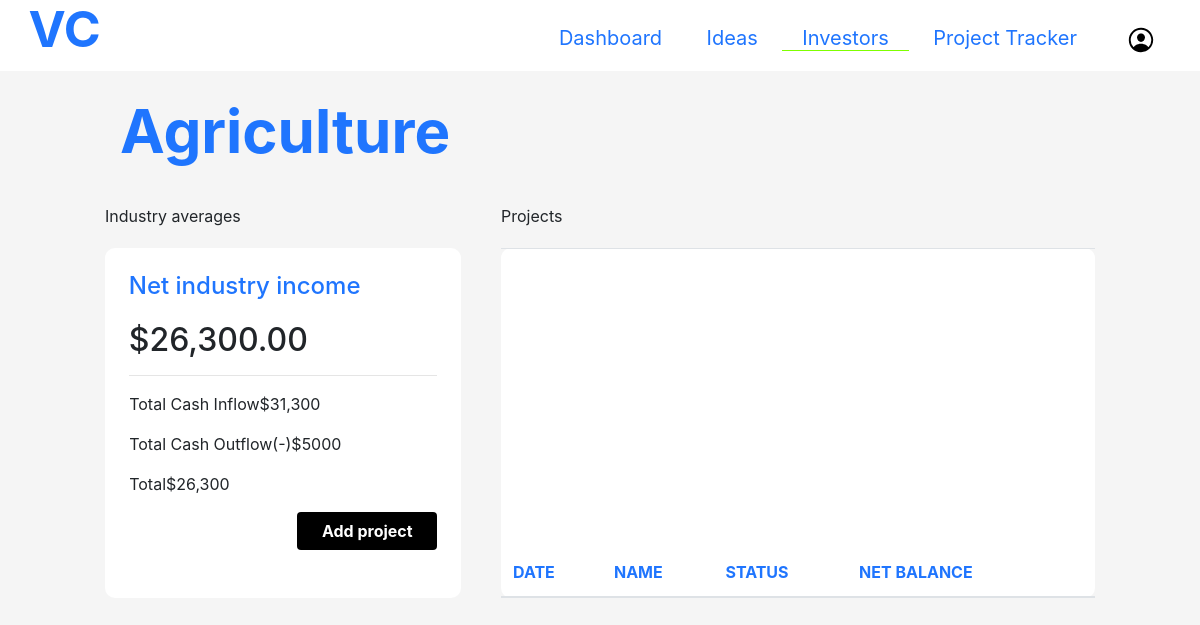
The app's page /agriculture.php, older data.
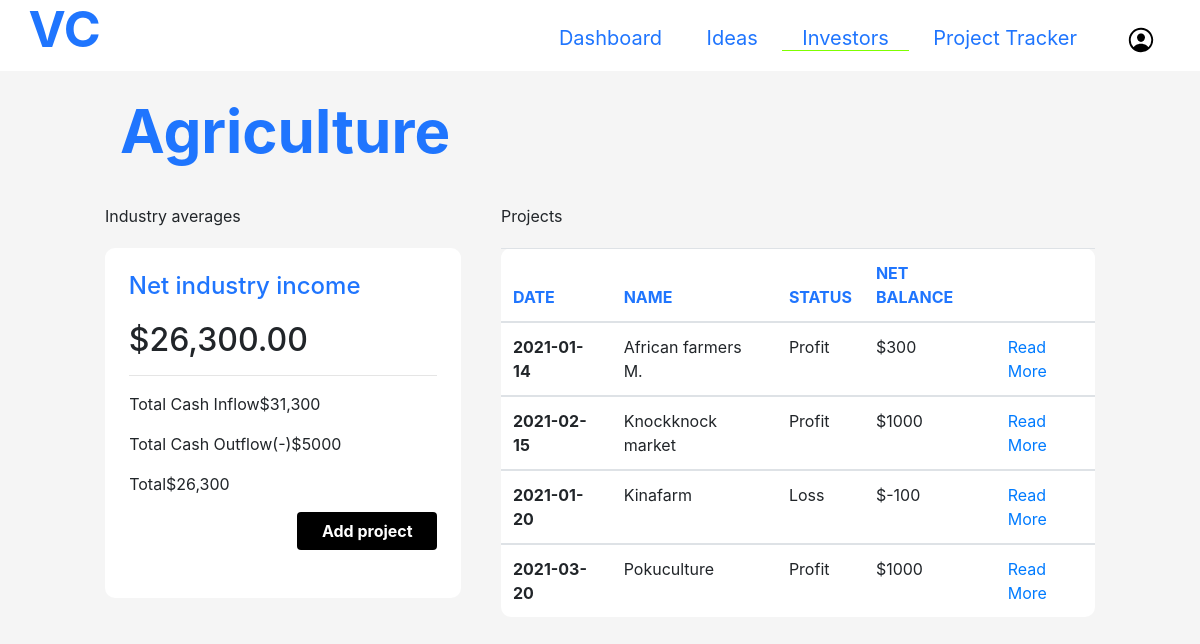
The same page, newer data.
### tables this page shows
CREATE TABLE Agriculture (
  `agric_id` int(11) NOT NULL,
  `firm_name` varchar(30) NOT NULL,
  `date` date NOT NULL,
  `status` varchar(30) DEFAULT NULL,
  `net_balance` int(40) DEFAULT NULL
);

### agriculture.php (the view, shortened to what this page needs)
<!DOCTYPE html>
<html>
<head>
    <link href="https://cdnjs.cloudflare.com/ajax/libs/simple-line-icons/2.4.1/css/simple-line-icons.min.css" rel="stylesheet">
    <link rel="stylesheet" href="https://maxcdn.bootstrapcdn.com/bootstrap/4.0.0/css/bootstrap.min.css">
    <link rel="stylesheet" href="css/forms.css">
    <link rel="stylesheet" href="css/main.css">
    <link rel="stylesheet" href="css/nav.css">
</head>
<body>
    <?php
        $currentPage = "investors";
        include("includes/nav.php");
        $conn = new Database();
        $dbase = $conn->connect();
        $sql = "SELECT * FROM `Agriculture`";
        $result = $dbase->query($sql);
    echo '<main>
            <h1 class="i-heading">Agriculture</h1>
            <div class="row">
                <div class="left-b">
                    <caption>Industry averages</caption>
                    <div class="left-box">
                        <h4>Net industry income</h4>
                        <h2>$26,300.00</h2>
                        <hr>
                        <div class="row" style="padding: 0 5%;">
                            <p>Total Cash Inflow</p>
                            <p>$31,300</p>
                        </div>
                        <div class="row" style="padding: 0 5%;">
                            <p>Total Cash Outflow</p>
                            <p>(-)$5000</p>
                        </div>
                        <div class="row" style="padding: 0 5%;">
                            <p>Total</p>
                            <p>$26,300</p>
                        </div>
                        <div class="form-group add-btn">
                            <button type="submit" class="btn btn-block add">Add project</button>
                        </div>
                    </div>
                </div>
                <div class="right-b">
                    <caption>Projects</caption>
                    <table class="table right-box">
                        <thead>
                            <tr>
                                <th scope="col">DATE</th>
                                <th scope="col">NAME</th>
                                <th scope="col">STATUS</th>
                                <th scope="col">NET BALANCE</th>
                                <th scope="col"></th>
                            </tr>
                        </thead>';
                        if($result->num_rows > 0) {
                            while($row = $result->fetch_assoc()) {
                                echo '<tbody>
                                    <tr>
                                        <th scope="row">'. $row["date"].'</th>
                                        <td>'. $row["firm_name"].'</td>
                                        <td>'. $row["status"].'</td>
                                        <td>$'. $row["net_balance"].'</td>
                                        <td><a href="">Read More</a></td>
                                    </tr>
                                </tbody>';
                            }
                        }
                        echo '
                    </table>
                </div>
            </div>
        </main>';
    ?>
</body>
</html>

### includes/nav.php (shortened to what this page needs)
<nav>
    <label class="p-name">VC</label>
    <ul class="navigation">
        <li>
            <a href="mainpage.php" class="<?php echo $currentPage == "home" ? "active" : "" ?>">Dashboard</a>
        </li>
        <li>
            <a href="project_info.php" class="<?php echo $currentPage == "ideas" ? "active" : "" ?>">Ideas</a>
        </li>
        <li>
            <a href="industries.php" class="<?php echo $currentPage == "investors" ? "active" : "" ?>">Investors</a>
        </li>
        <li>
            <a href="project_arch.php" class="<?php echo $currentPage == "tracker" ? "active" : "" ?>">Project Tracker</a>
        </li>
        <li>
            <label for="person-check">
                <span style="padding: 0 20px;"><img class="person-icon" src="images/person-circle.svg"></span>
            </label>
        </li>
    </ul>
</nav>

### css/forms.css (style rules this page uses)
body { background-color: #dee9ff; }

### css/main.css (style rules this page uses)
body { background-color: #F5F5F5; }
.main-title, h4 { padding-bottom: 4%; }
main { padding: 2%; }
img { width: 100%; height: 450px; border-radius: 20px; margin-top: 2%; margin-bottom: 2%; }
main { padding: 2% 10%; }
.left-b { width: 40%; }
.right-b { width: 60%; }
.left-box, .right-box { height: 350px; padding: 6%; margin: 20px 0; border-radius: 10px; background-color: white; }
.left-box { margin-right: 40px; }
.i-heading { color: #1F75FE; font-size: 60px; font-weight: 700; padding-bottom: 3%; }
.add { width: 140px; float: right; color: white; font-weight: 700; background-color: black; }
thead tr, h4 { color: #1F75FE; }

### css/nav.css (style rules this page uses)
.person-icon { cursor: pointer; width: 30px; height: 30px; }
nav { padding: 2%; line-height: 10px; background-color: white; }
.navigation { float: right; }
.navigation li { display: inline-block; }
.navigation li a { font-size: 20px; padding: 0 20px; cursor: pointer; }
.p-name { font-size: 50px; font-weight: 700; }
.navigation li > a, .p-name { color: #1F75FE; background: transparent; }
a.active { border-bottom: 1px solid chartreuse; }

Row changes from the older to the newer data that the page shows:
added agriculture: date "2021-01-14", firm_name "African farmers M.", status "Profit", net_balance "300"
added agriculture: date "2021-02-15", firm_name "Knockknock market", status "Profit", net_balance "1000"
added agriculture: date "2021-01-20", firm_name "Kinafarm", status "Loss", net_balance "-100"
added agriculture: date "2021-03-20", firm_name "Pokuculture", status "Profit", net_balance "1000"
